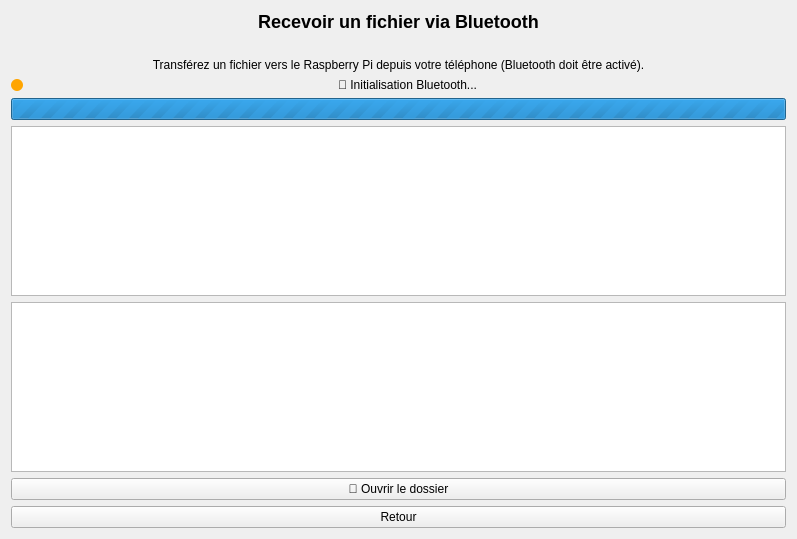
<?xml version="1.0" encoding="UTF-8"?>
<ui version="4.0">
 <class>BluetoothReceiverDialog</class>
 <widget class="QWidget" name="BluetoothReceiverDialog">
  <property name="geometry">
   <rect>
    <x>0</x>
    <y>0</y>
    <width>797</width>
    <height>539</height>
   </rect>
  </property>
  <layout class="QVBoxLayout" name="verticalLayout">
   <item>
    <widget class="QLabel" name="titleLabel">
     <property name="styleSheet">
      <string notr="true">font-size:18px; font-weight:bold;</string>
     </property>
     <property name="text">
      <string>Recevoir un fichier via Bluetooth</string>
     </property>
     <property name="alignment">
      <set>Qt::AlignCenter</set>
     </property>
    </widget>
   </item>
   <item>
    <widget class="QLabel" name="iconLabel">
     <property name="pixmap">
      <pixmap resource="resources.qrc">:/icons/bluetooth.svg</pixmap>
     </property>
     <property name="alignment">
      <set>Qt::AlignCenter</set>
     </property>
    </widget>
   </item>
   <item>
   <widget class="QLabel" name="infoLabel">
     <property name="text">
      <string>Transférez un fichier vers le Raspberry Pi depuis votre téléphone (Bluetooth doit être activé).</string>
     </property>
     <property name="alignment">
      <set>Qt::AlignCenter</set>
     </property>
     <property name="wordWrap">
      <bool>true</bool>
     </property>
   </widget>
  </item>
  <item>
   <layout class="QHBoxLayout" name="statusLayout">
    <item>
     <widget class="QLabel" name="statusIcon">
      <property name="minimumSize">
       <size>
        <width>12</width>
        <height>12</height>
       </size>
      </property>
      <property name="maximumSize">
       <size>
        <width>12</width>
        <height>12</height>
       </size>
      </property>
      <property name="styleSheet">
       <string notr="true">border-radius:6px; background: orange;</string>
      </property>
     </widget>
    </item>
    <item>
     <widget class="QLabel" name="statusLabel">
      <property name="text">
       <string>🔄 Initialisation Bluetooth...</string>
      </property>
      <property name="alignment">
       <set>Qt::AlignCenter</set>
      </property>
     </widget>
    </item>
   </layout>
  </item>
  <item>
   <widget class="QProgressBar" name="progressBar">
    <property name="minimum">
     <number>0</number>
    </property>
    <property name="maximum">
     <number>0</number>
    </property>
    <property name="value">
     <number>-1</number>
    </property>
   </widget>
  </item>
  <item>
   <widget class="QListWidget" name="fileListWidget"/>
  </item>
  <item>
   <widget class="QPlainTextEdit" name="logTextEdit">
    <property name="readOnly">
     <bool>true</bool>
    </property>
    <property name="visible">
     <bool>false</bool>
    </property>
   </widget>
  </item>
   <item>
    <widget class="QPushButton" name="openFolderButton">
     <property name="text">
      <string>📂 Ouvrir le dossier</string>
     </property>
     <property name="icon">
      <iconset resource="resources.qrc">
       <normaloff>:/icons/folder.svg</normaloff>:/icons/folder.svg</iconset>
     </property>
    </widget>
   </item>
   <item>
    <widget class="QPushButton" name="backButton">
     <property name="text">
      <string>Retour</string>
     </property>
     <property name="icon">
      <iconset resource="resources.qrc">
       <normaloff>:/icons/back-arrow.svg</normaloff>:/icons/back-arrow.svg</iconset>
     </property>
    </widget>
   </item>
  </layout>
 </widget>
 <resources>
  <include location="resources.qrc"/>
 </resources>
 <connections/>
</ui>
